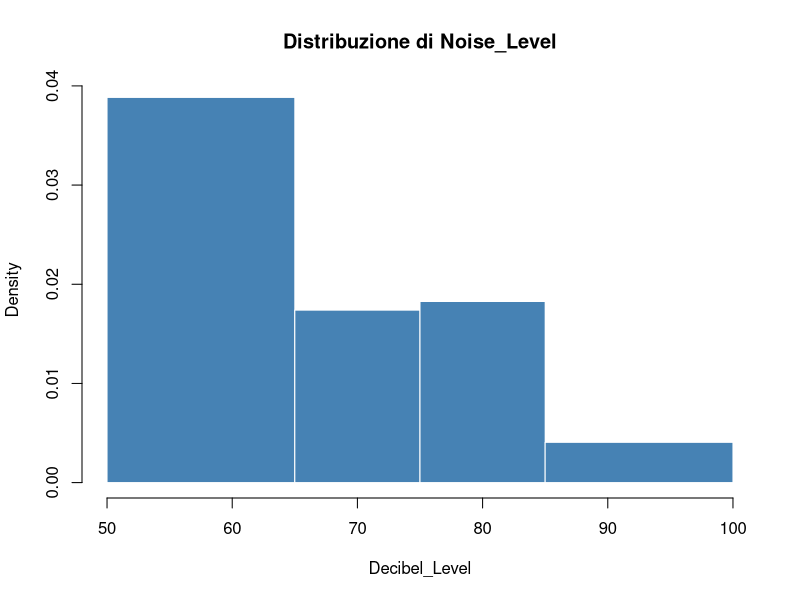
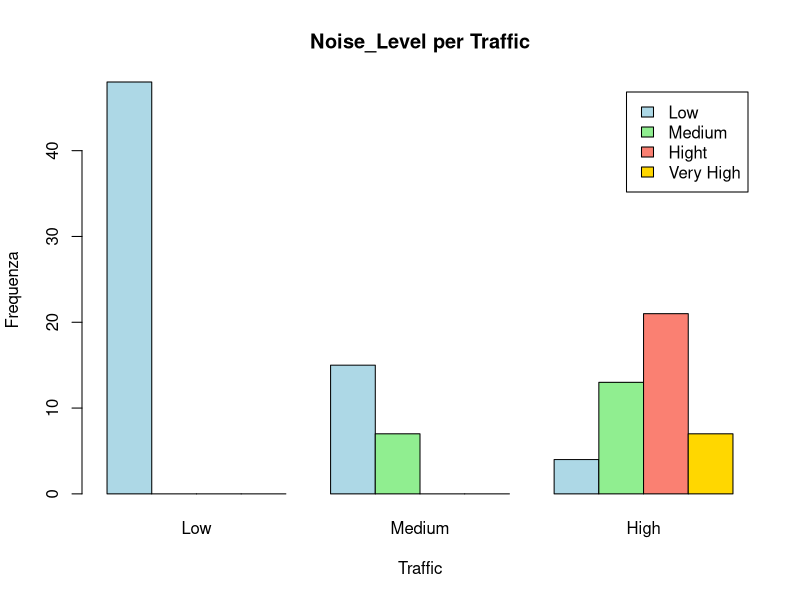
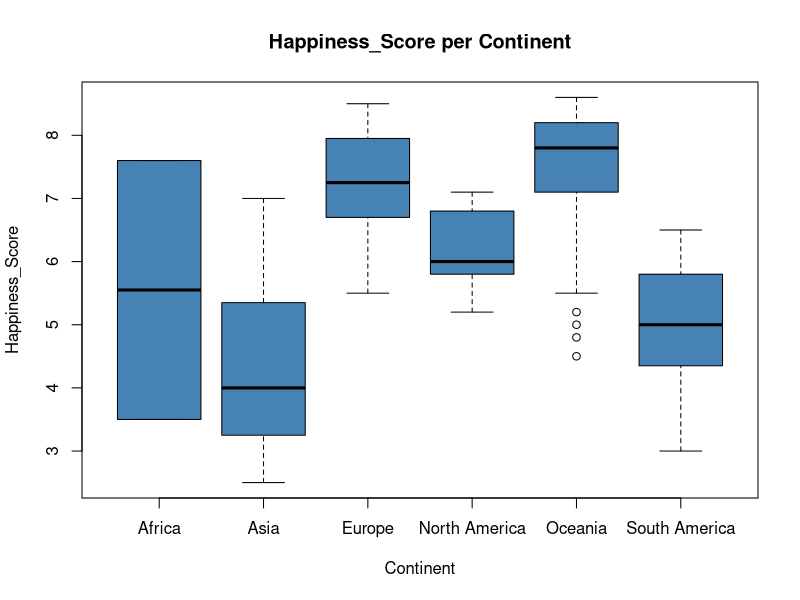
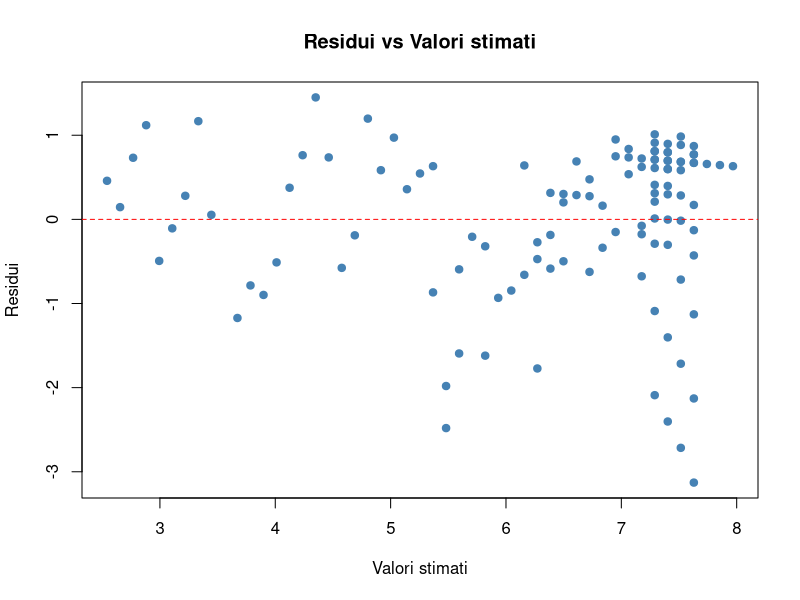
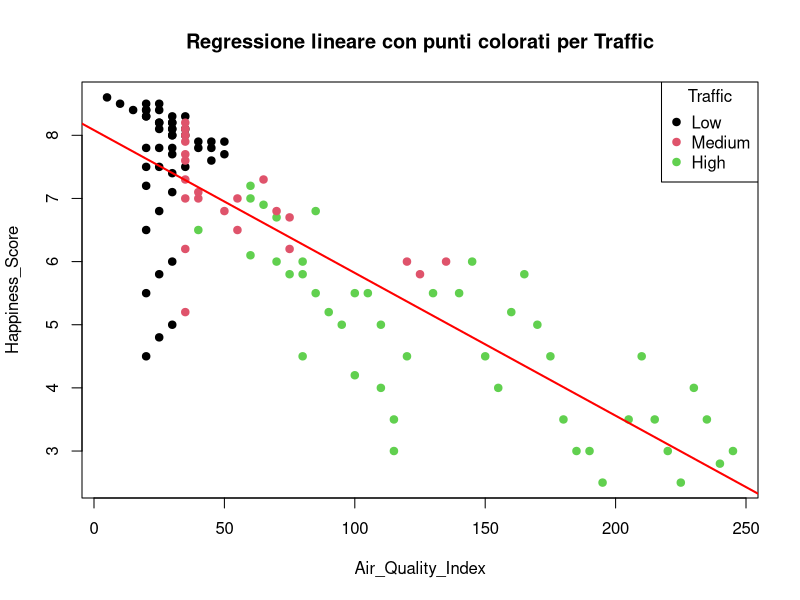
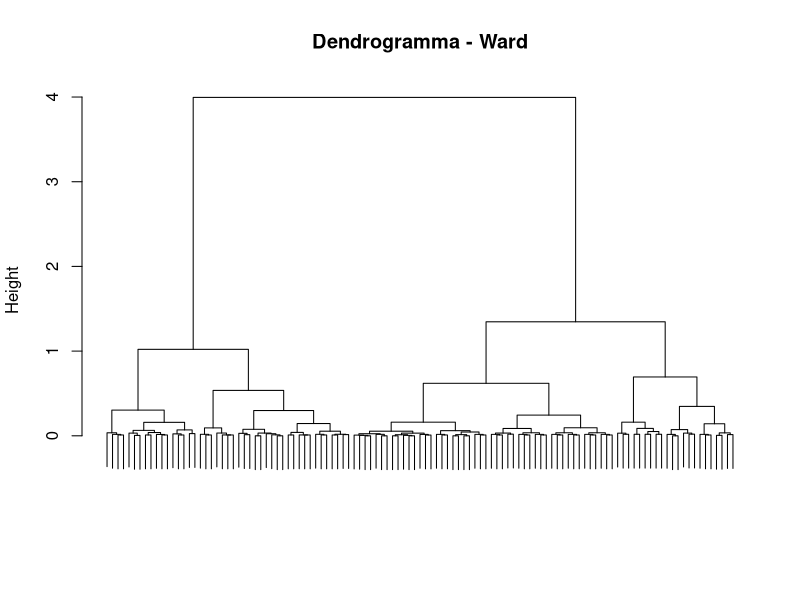

These figures' R source, in order:
## ---- chunk 1
# Carico il dataset
dati <- read.csv("datiA.csv")

# Converto -99.00 in NA
dati[dati == -99.00] <- NA

# Controllo NA per variabile
colSums(is.na(dati))

# Rimuovo le righe con NA
dati_clean <- na.omit(dati)

# Seleziono solo anno 2024
dati_2024 <- dati_clean[dati_clean$Year == 2024, ]

# Struttura e dimensione
str(dati_2024)
dim(dati_2024)

## ---- chunk 2
# creazione della variabile Noise_level
dati_2024$Noise_Level <- cut(
  dati_2024$Decibel_Level,
  breaks = c(50, 65, 75, 85, 100),
  right = FALSE,
  labels = c("Low", "Medium", "Hight", "Very High")
)

# Frequenze assolute e relative
freq_ass <- table(dati_2024$Noise_Level)
freq_ass
freq_rel <- prop.table(freq_ass)
freq_ass

# Istogramma
hist(dati_2024$Decibel_Level,
     breaks = c(50, 65, 75, 85, 100),
     right = FALSE,
     main = "Distribuzione di Noise_Level",
     xlab = "Decibel_Level",
     col = "steelblue",
     border = "white")
## ---- chunk 3
# Creo la variabile Traffic accorpando High e Very High
dati_2024$Traffic <- factor(
  dati_2024$Traffic_Density,
  levels = c("Low", "Medium", "High", "Very High"),
  labels = c("Low", "Medium", "High", "High")
)

# Verifico l'ordinamento
levels(dati_2024$Traffic)

# Tabella di contingenxza Noise_Level vs Traffic
tab <- table(dati_2024$Noise_Level, dati_2024$Traffic)
tab

# Grafico a barre affiancate per confrontare le distribuzioni
barplot(tab,
        beside = TRUE,
        legend = TRUE,
        col = c("lightblue", "lightgreen", "salmon", "gold"),
        main = "Noise_Level per Traffic",
        xlab = "Traffic",
        ylab = "Frequenza")

# Calcolo V di Cramer 
chi2 <- chisq.test(tab)$statistic
n <- sum(tab)
k <- min(dim(tab))
V_cramer <- sqrt(chi2 / (n * (k - 1)))
V_cramer

## ---- chunk 4
# Seleziono le osservazioni per Continent = "Europe" e Noise_Level = "Low"
sottoinsieme <- dati_2024[dati_2024$Continent == "Europe" & dati_2024$Noise_Level == "Low", ]

# Mediane delle variabili numeriche
sapply(sottoinsieme[, c("Happiness_Score", "Air_Quality_Index")], median, na.rm = TRUE)

## ---- chunk 5
# Boxplot di Happiness_Score per Continent
boxplot(Happiness_Score ~ Continent,
        data = dati_2024,
        col = "steelblue",
        main = "Happiness_Score per Continent",
        xlab = "Continent",
        ylab = "Happiness_Score")

# Calcolo medie per Continent
tapply(dati_2024$Happiness_Score, dati_2024$Continent, mean)

# Escludo North America, Oceania e Europe
dati_ridotti <- dati_2024[!dati_2024$Continent %in% c("North America", "Oceania", "Europe"), ]

# Nuove medie
tapply(dati_ridotti$Happiness_Score, dati_ridotti$Continent, mean)

# ANOVA per confrontare le medie (opzionale)
# summary(aov(Happiness_Score ~ Continent, data = dati_2024))
# summary(aov(Happiness_Score ~ Continent, data = dati_ridotti))
## ---- chunk 6
# Modello di regressione lineare semplice
mod6 <- lm(Happiness_Score ~ Air_Quality_Index, data = dati_2024)
summary(mod6)

## ---- chunk 7
# Coefficiente di correlazione
correlazione <- cor(dati_2024$Air_Quality_Index, dati_2024$Happiness_Score)
correlazione

# R^2 come quadrato della correlazione
R2_da_cor <- correlazione^2
R2_da_cor

# R^2 dal modello
summary(mod6)$r.squared

## ---- chunk 8
# Grafico dei residui vs valori stimati
plot(fitted(mod6), residuals(mod6),
     xlab = "Valori stimati",
     ylab = "Residui",
     main = "Residui vs Valori stimati",
     pch = 19,
     col = "steelblue")
abline(h = 0, col = "red", lty = 2)

# Identifico le osservazioni con residuo minore di -2
residui <- residuals(mod6)
indici <- which(residui < -2)
dati_2024[indici, c("City", "Continent", "Happiness_Score", "Air_Quality_Index")]
## ---- chunk 9
# Scatterplot con retta di regressione e colori per Traffic
plot(dati_2024$Air_Quality_Index, 
     dati_2024$Happiness_Score,
     col = as.numeric(dati_2024$Traffic),
     pch = 19,
     xlab = "Air_Quality_Index",
     ylab = "Happiness_Score",
     main = "Regressione lineare con punti colorati per Traffic")

# Aggiungo la retta di regressione
abline(mod6, col = "red", lwd = 2)

# Legenda
legend("topright",
       legend = levels(dati_2024$Traffic),
       col = 1:length(levels(dati_2024$Traffic)),
       pch = 19,
       title = "Traffic")

## ---- chunk 10
# Modello con Air_Quality_Index e il suo quadrato
mod6.4 <- lm(Happiness_Score ~ Air_Quality_Index + I(Air_Quality_Index^2), data = dati_2024)
summary(mod6.4)

# R^2 del modello al punto 6
summary(mod6)$r.squared

# R^2 del modello al punto 6.4
summary(mod6.4)$r.squared

# Verifica affermazione a
R2_diff <- summary(mod6.4)$r.squared - summary(mod6)$r.squared
R2_diff

# Verifica affermazione b (coefficiente di Air_Quality_Index)
coef(mod6.4)[2]

# Verifica affermazione c (predizione per AQI = 5)
predict(mod6.4, newdata = data.frame(Air_Quality_Index = 5))

# Verifica affermazione d (asimmetria dei residui)
library(e1071)
skewness(residuals(mod6.4))

## ---- chunk 11

# Preparo i dati per il clustering (variabili miste)
library(cluster)

# Creo un subset con le variabili da utilizzare
dati_cluster <- dati_2024[, c("Green_Space_Area", "Air_Quality_Index", "Noise_Level", "Traffic")]

# Converto le variabili qualitative in factor
dati_cluster$Noise_Level <- factor(dati_cluster$Noise_Level, 
                                   levels = c("Low", "Medium", "Hight", "Very High"),
                                   ordered = TRUE)
dati_cluster$Traffic <- factor(dati_cluster$Traffic, 
                               levels = c("Low", "Medium", "High"),
                               ordered = TRUE)

# Matrice di dissimilarità con Gower (per dati misti)
gower_dist <- daisy(dati_cluster, metric = "gower")

# Clustering gerarchico con metodo di Ward
hc_ward <- hclust(gower_dist, method = "ward.D2")

# Dendrogramma
plot(hc_ward, labels = FALSE, main = "Dendrogramma - Ward", xlab = "", sub = "")

# Taglio per ottenere 2 cluster
clusters <- cutree(hc_ward, k = 2)
table(clusters)

# Aggiungo i cluster al dataset
dati_2024$cluster_ward <- clusters

# Analisi dei cluster
# 1. Distribuzione di Traffic per cluster
table(dati_2024$Traffic, dati_2024$cluster_ward)

# 2. Distribuzione di Noise_Level per cluster
table(dati_2024$Noise_Level, dati_2024$cluster_ward)

# 3. Medie di Happiness_Score per cluster
tapply(dati_2024$Happiness_Score, dati_2024$cluster_ward, mean)

# 4. Continenti per cluster
table(dati_2024$Continent, dati_2024$cluster_ward)

## ---- chunk 12
# Funzione richiesta
funzione <- function(y, x) 
{
  # Controllo dei tipi
  if (is.numeric(y) && is.character(x)) 
  {
    print("OK: il vettore y è di tipo numeric, mentre x è di tipo character")
  } else {
    stop("Errore: y deve essere numeric e x deve essere character")
  }
  
  # Calcolo del 95-esimo percentile
  p95 <- quantile(y, probs = 0.95, na.rm = TRUE)
  
  # Creazione della variabile z
  z <- ifelse(y < p95, 0, 1)
  
  # Creazione del data frame con y e x
  df <- data.frame(y = y, x = x)
  
  # Selezione delle righe con z == 1
  df_selezionato <- df[z == 1, ]
  
  return(df_selezionato)
}

# Test della funzione
test <- funzione(dati_2024$Happiness_Score, dati_2024$City)
test
